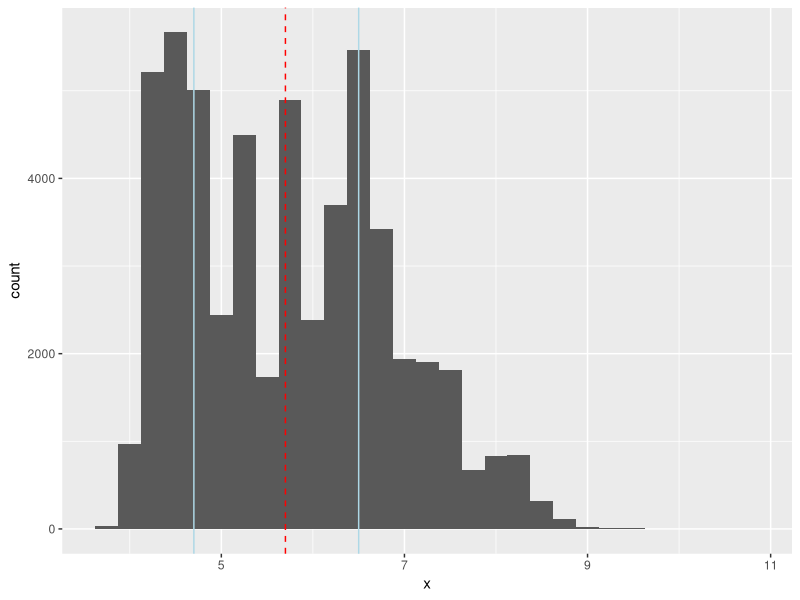
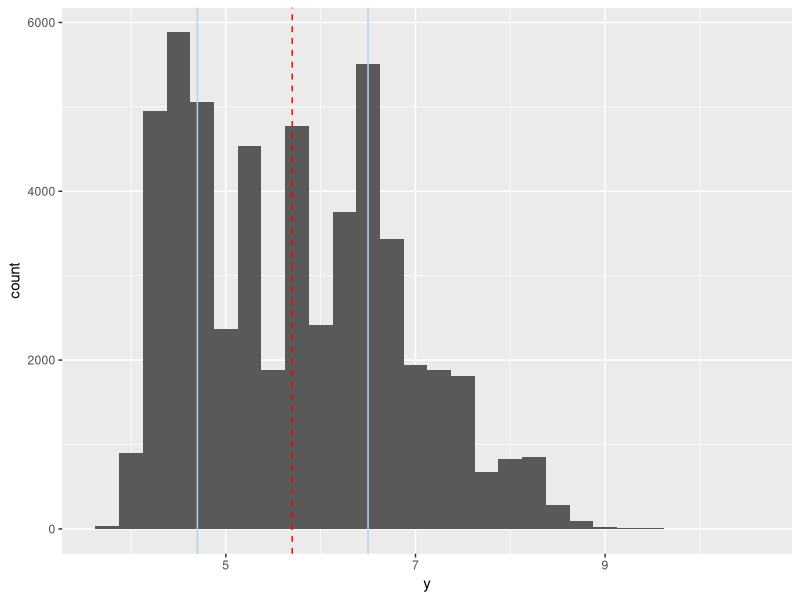
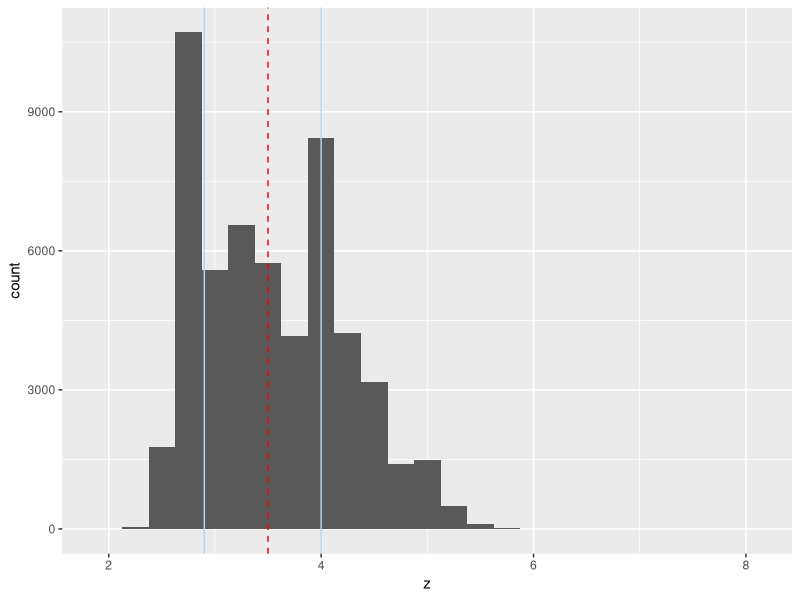
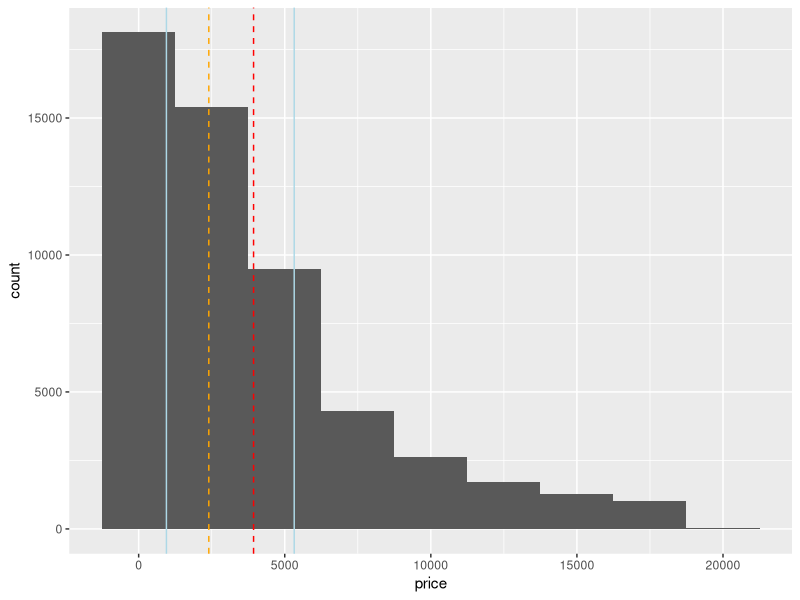
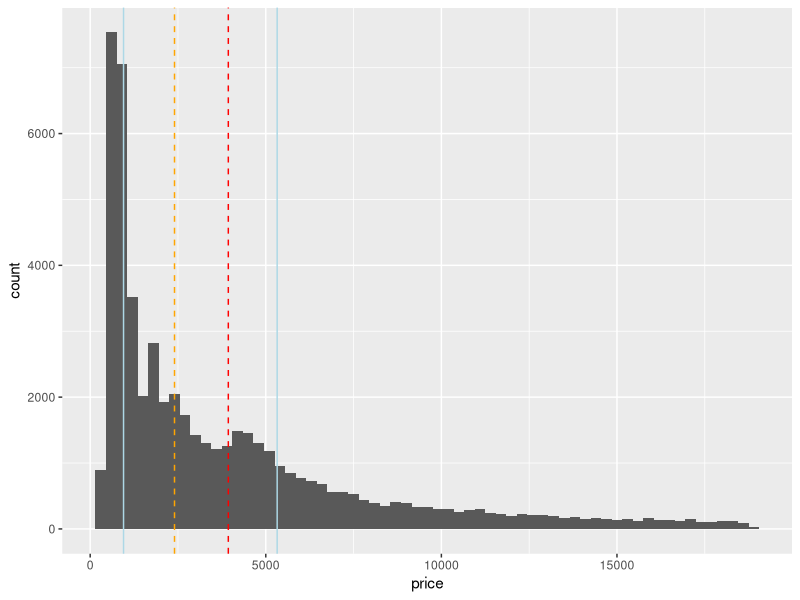
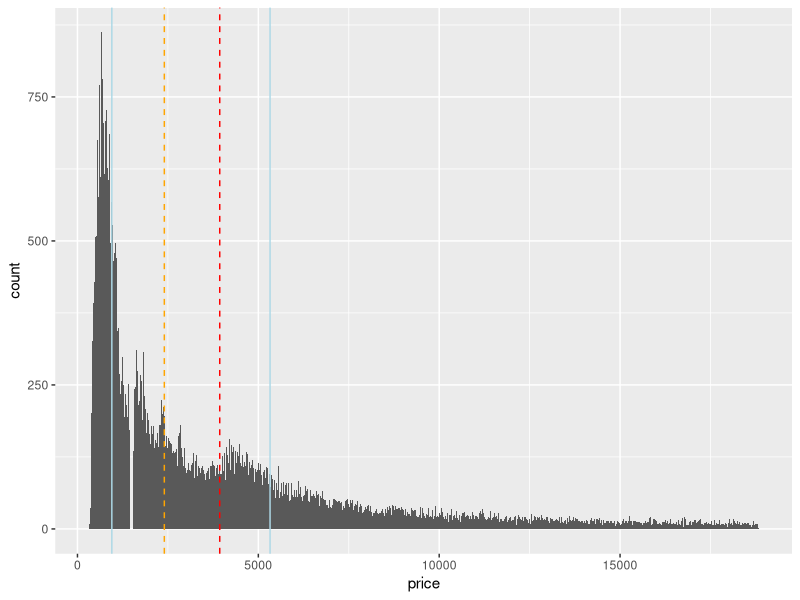

These figures' R source, in order: (Note: this script raises an error after producing the figures.)
## ---- chunk 1
library(tidyverse)

## ---- chunk 2

# pull each column for histogram analysis and remove outliers using thresholds
x = diamonds %>% select(x) %>% filter(x > 2 & x < 20)
y = diamonds %>% select(y) %>% filter(y > 2 & y < 20)
z = diamonds %>% select(z) %>% filter(z > 2 & z < 20)


## ---- chunk 3
summary(x)
ggplot(data=x) + geom_histogram(binwidth = 0.25,aes(x=x)) +
    geom_vline(xintercept=5.7,colour='red', linetype=2) + # mean and median almost the same
    geom_vline(xintercept=4.7, colour='light blue') +
    geom_vline(xintercept=6.5, colour='light blue')
## ---- chunk 4
summary(y)

ggplot(data=y) + geom_histogram(binwidth = 0.25,aes(x=y)) +
    geom_vline(xintercept=5.7,color='red', linetype=2) + # mean and median almost the same
    geom_vline(xintercept=4.7, colour='light blue') +
    geom_vline(xintercept=6.5, colour='light blue')

## ---- chunk 5
summary(z)
ggplot(data=z) + geom_histogram(binwidth = 0.25,aes(x=z)) +
    geom_vline(xintercept=3.5, colour='red', linetype=2) + # mean and median almost the same
    geom_vline(xintercept=2.9, colour='light blue') +
    geom_vline(xintercept=4.0, colour='light blue')
## ---- chunk 6
price = diamonds %>% select(price) %>% filter(price > 100 & !is.na(price))
## ---- chunk 7
summary(price)
ggplot(data=price) + geom_histogram(binwidth=2500,aes(x=price)) +
    geom_vline(xintercept=3933, colour='red', linetype=2) +  # mean
    geom_vline(xintercept=2401, colour='orange', linetype=2) + # median 
    geom_vline(xintercept=950, colour='light blue') +
    geom_vline(xintercept=5324, colour='light blue')

## ---- chunk 8
ggplot(price) + geom_histogram(aes(x=price),binwidth=300)+
    geom_vline(xintercept=3933, colour='red', linetype=2) +  # mean
    geom_vline(xintercept=2401, colour='orange', linetype=2) +  # median
    geom_vline(xintercept=950, colour='light blue') +
    geom_vline(xintercept=5324, colour='light blue')
## ---- chunk 9
summary(price)
ggplot(price) + geom_histogram(aes(x=price),binwidth=25)+
    geom_vline(xintercept=3933, colour='red', linetype=2) +  #mean 
    geom_vline(xintercept=2401, colour='orange', linetype=2) + # median
    geom_vline(xintercept=950, colour='light blue') +
    geom_vline(xintercept=5324, colour='light blue')
## ---- chunk 10

# adding NAs randomly to see effect 

na_idx = sample(1:53940, 200)
price_w_na = price
price_w_na[na_idx,] = NA

ggplot(data=price_w_na) + geom_histogram(aes(x=price_w_na),binwidth=1000)

## ---- chunk 11
cut_w_na = diamonds$cut
cut_w_na = addNA(cut_w_na)

na_idx = sample(1:53940, 1500)
cut_w_na[na_idx] = NA

df = data.frame(cut=cut_w_na, price=diamonds$price)

ggplot(data=df) + 
    geom_histogram(aes(x=cut, y=price), stat='identity')
## ---- chunk 12

ggplot(data = diamonds, mapping = aes(x=reorder(cut,price,FUN=median),y=price, fill=cut)) +
  geom_boxplot()

## ---- chunk 13
cor(diamonds$carat, diamonds$price) # extreme correlation between carat and price
## ---- chunk 14
summary(lm(price~carat, data=diamonds))  # high R-squared here confirms a good prediction
## ---- chunk 15
ggplot(data = diamonds, mapping = aes(x = carat, y = price), alpha=1/100) +
    geom_point(alpha=.25) +
    geom_smooth(method='lm') + ylim(0,20000)

## ---- chunk 16
# similar boxplot shows fair 
ggplot(data=diamonds, aes(reorder(cut,carat,FUN=median),y=carat, fill=cut)) +
    geom_boxplot()

## ---- chunk 17
diamonds1 = diamonds %>% filter(x> 2 & x< 20) 

ggplot(data = diamonds1, mapping = aes(x = x, y = price)) +
    geom_boxplot(aes(group = cut_width(x, 2)))
## ---- chunk 18
diamonds2 = diamonds %>% filter(y > 2 & y < 20) 

ggplot(data = diamonds2, mapping = aes(x = y, y = price)) +
    geom_boxplot(aes(group = cut_width(y, 2)))
## ---- chunk 19
diamonds3 = diamonds %>% filter(z > 2 & z < 20) 

ggplot(data = diamonds3, mapping = aes(x = z, y = price)) +
    geom_boxplot(aes(group = cut_width(z, 2)))
## ---- chunk 20
x = tibble()
y = 'not a tibble'

is.tibble(x)
is.tibble(y)
## ---- chunk 21
tibble(var="mpg")$var
